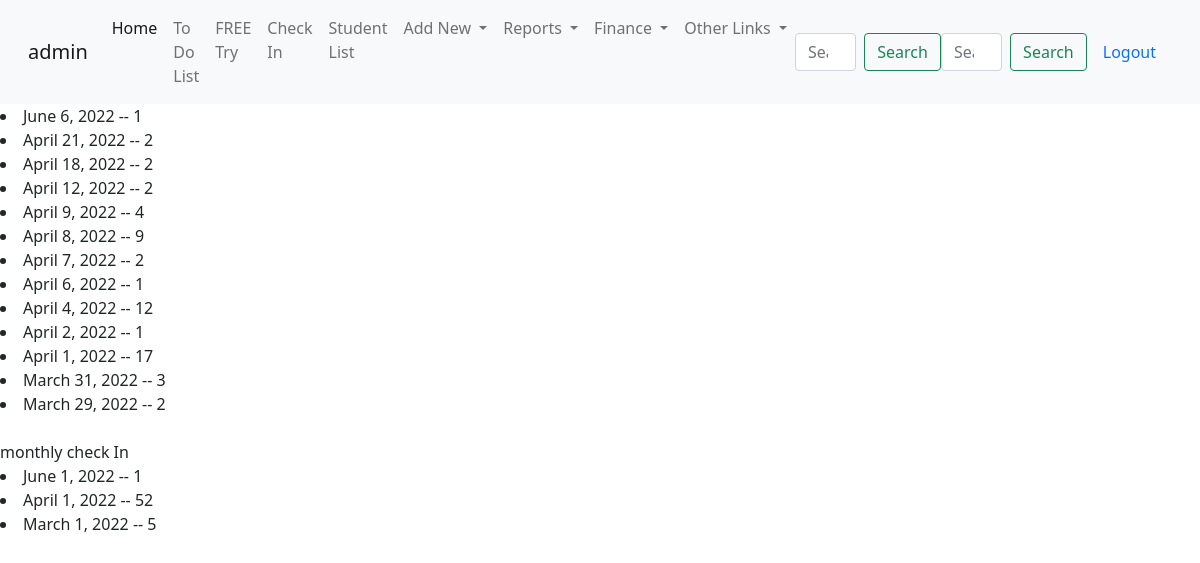
The page /customerAttendance/ (signed in) on the database its author committed.
### student/models.py (models this page shows, shortened)
class checkInData(models.Model):
    checkInSeq = models.AutoField(primary_key=True)
    studentId = models.IntegerField()
    checkIn = models.IntegerField(default=1 , editable=False)
    checkInDate = models.DateField(default=datetime.now , editable=False)

### student/views.py (the view)
# urls.py: path('customerAttendance/',views.customerAttendance , name='customerAttendance'),
def customerAttendance(request):
    totalCheckInMonthly = checkInData.objects.annotate(month = TruncMonth('checkInDate')).values('month').annotate(tCheck = Count('checkInSeq')).order_by('-month')
    checkInTotal = checkInData.objects.values('checkInDate').annotate(countCheck = Count('checkInSeq')).order_by('-checkInDate')
    conte = {'checkInTotal':checkInTotal,'totalCheckInMonthly':totalCheckInMonthly}
    return render(request,'student/checkInReport.html',conte)

### student/templates/student/checkInReport.html (shortened to what this page needs)
{% extends 'student/base.html' %}
{% load static %}
{% block content %}
{% for x in  checkInTotal %}
<li>{{x.checkInDate}} -- {{x.countCheck}}</li>
{% endfor %}
<br>
monthly check In
{% for x in  totalCheckInMonthly %}
<li>{{x.month}} -- {{x.tCheck}}</li>
{% endfor %}
{% endblock  %}

### student/templates/student/navbar.html (shortened to what this page needs)
<nav class="navbar navbar-expand-lg navbar-light bg-light">
    <div class="container-fluid">
      {% if user.is_authenticated %}
      <a class="navbar-brand" href="#">{{user}}</a>
      {% else %}
      <a class="navbar-brand" href="#">Hello Visitor</a>
      <a class="navbar-brand" >Contact Us on : +971 00 000 000</a>
      {% endif %}
      <div class="collapse navbar-collapse" id="navbarSupportedContent">
        <ul class="navbar-nav me-auto mb-2 mb-lg-0">
          {% if user.is_authenticated %}
          <li class="nav-item">
            <a class="nav-link active" aria-current="page" href="{% url 'student:home' %}">Home</a>
          </li>
          <li class="nav-item">
            <a class="nav-link" href="{% url 'student:toDolist' %}">To Do List</a>
          </li>
          <li class="nav-item">
            <a class="nav-link" href="{% url 'student:freetryList' %}">FREE Try</a>
          </li>
          <li class="nav-item">
            <a class="nav-link" href="{% url 'student:checkIn' %}">Check In</a>
          </li>
          <li class="nav-item">
            <a class="nav-link" href="{% url 'student:CustList' %}">Student List</a>
          </li>
          <li class="nav-item dropdown">
            <a class="nav-link dropdown-toggle" href="#" id="navbarDropdown" role="button" data-bs-toggle="dropdown" aria-expanded="false">
              Add New
            </a>
          </li>
          {% if user.is_superuser %}
          <li class="nav-item dropdown">
            <a class="nav-link dropdown-toggle" href="#" id="navbarDropdown" role="button" data-bs-toggle="dropdown" aria-expanded="false">
              Reports
            </a>
          </li>
          {% endif %}
          <li class="nav-item dropdown">
            <a class="nav-link dropdown-toggle" href="#" id="navbarDropdown" role="button" data-bs-toggle="dropdown" aria-expanded="false">
              Finance
            </a>
          </li>
          <li class="nav-item dropdown">
            <a class="nav-link dropdown-toggle" href="#" id="navbarDropdown" role="button" data-bs-toggle="dropdown" aria-expanded="false">
              Other Links
            </a>
          </li>
        </ul>
        <form class="d-flex" method="POST" action="{% url 'student:search' %}">
          <input class="form-control me-2" type="search" placeholder="Search" aria-label="Search" name="searched">
          <button class="btn btn-outline-success" type="submit">Search</button>
        </form>
        <form class="d-flex" method="POST" action="{% url 'student:searchID' %}">
          <input class="form-control me-2" type="number" placeholder="Search by ID" aria-label="Search" name="searchID" required>
          <button class="btn btn-outline-success" type="submit">Search</button>
        </form>
        {% endif %}
        {% if user.is_authenticated %}
        <li class="form-inline d-flex">
          <a class="nav-link" href="{% url 'logout' %}">Logout</a>
        {% else %}
        <li class="fnav-item">
          <a class="nav-link" href="{% url 'login' %}">Log In</a>
        {% endif %}
        </li>
      </div>
    </div>
  </nav>

### rows shown on the page
checkInData: checkInDate "April 21, 2022", countCheck "2"
checkInData: checkInDate "April 18, 2022", countCheck "2"
checkInData: checkInDate "April 12, 2022", countCheck "2"
checkInData: checkInDate "April 6, 2022", countCheck "1"
checkInData: checkInDate "April 2, 2022", countCheck "1"
checkInData: checkInDate "April 1, 2022", countCheck "17"
checkInData: checkInDate "March 31, 2022", countCheck "3"
checkInData: checkInDate "March 29, 2022", countCheck "2"

### other values the page prints
{{ user }} "admin"
{{ x.checkInDate }} "June 6, 2022" "April 9, 2022" "April 8, 2022" "April 7, 2022" "April 4, 2022"
{{ x.countCheck }} "1" "4" "9" "2" "12"
{{ x.month }} "June 1, 2022" "April 1, 2022" "March 1, 2022"
{{ x.tCheck }} "1" "52" "5"
